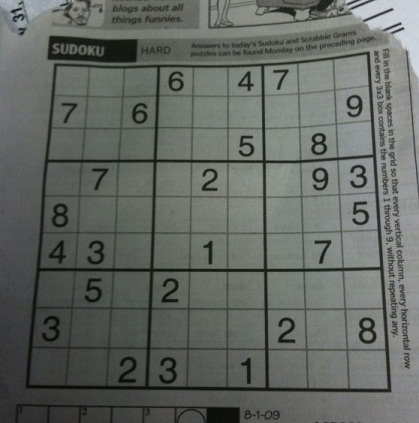
#> input picture data/sudoku.jpg, 419 x 423 px, found by its file name
$ jupyter execute 8_thresholding.ipynb
#> lines starting #> are read from the running program, lines starting #| are printed output that depends on the picture; after the words box and inside, x2 and y2 are one past the last pixel; in counts of white or black regions, pixels touching at a corner belong together
# Thresholding

[cell 1]
# Imports
import cv2
import numpy as np
import matplotlib.pyplot as plt

[cell 2]
# Load image
image = cv2.imread('../../data/sudoku.jpg')
#> image is the input picture: shape (423, 419, 3); mean B, G, R 98.9, 103.6, 99.4
image = cv2.cvtColor(image, cv2.COLOR_BGR2GRAY)
#> image: shape (423, 419)

[cell 3]
# Binary thresholding
ret, thresh1 = cv2.threshold(image, 127, 255, cv2.THRESH_BINARY)
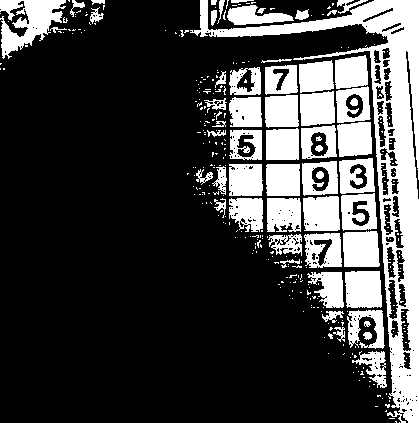
#> thresh1: shape (423, 419); 25.6% white; 333 white regions (274 under 20 px), largest, box (x1, y1, x2, y2) and area: (190, 0, 419, 423) 14935, (0, 0, 66, 59) 2037, (345, 271, 382, 308) 1282

# Adaptive thresholding
thresh2 = cv2.adaptiveThreshold(image, 255, cv2.ADAPTIVE_THRESH_MEAN_C, cv2.THRESH_BINARY, 3, 5)
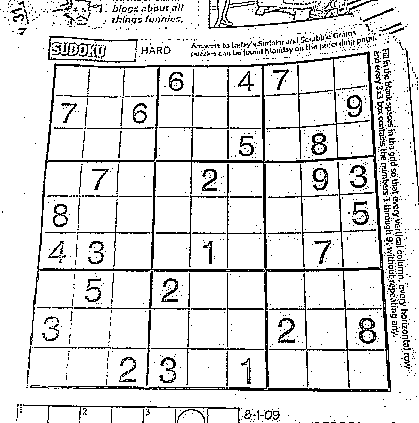
#> thresh2: shape (423, 419); 88.1% white; black in thin lines or dots

# Otsu's thresholding
ret, thresh3 = cv2.threshold(image, 0, 255, cv2.THRESH_BINARY + cv2.THRESH_OTSU)
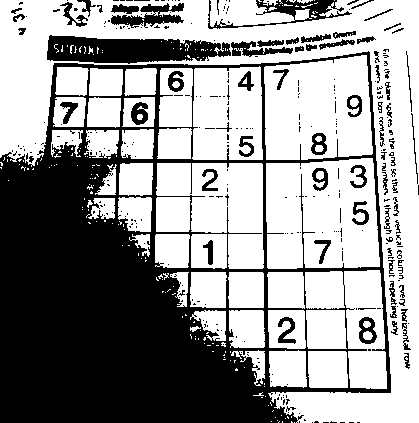
#> thresh3: shape (423, 419); 59.5% white; 336 black regions (260 under 20 px), largest, box (x1, y1, x2, y2) and area: (0, 51, 391, 423) 58753, (47, 35, 231, 64) 3751, (208, 0, 352, 29) 1133
#> ret = 96

[cell 4]
# Plot
plt.subplot(1, 4, 1)
plt.title("Original")
plt.imshow(image, cmap='gray')
plt.subplot(1, 4, 2)
plt.title("Binary")
plt.imshow(thresh1, cmap='gray')
plt.subplot(1, 4, 3)
plt.title("Adaptive")
plt.imshow(thresh2, cmap='gray')
plt.subplot(1, 4, 4)
plt.title("Otsu")
plt.imshow(thresh2, cmap='gray')
plt.show()
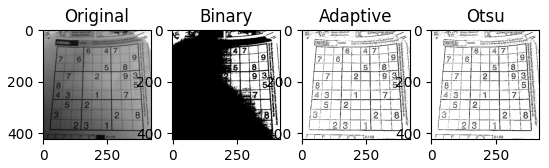
#> figure drawn by matplotlib, 4 panels
